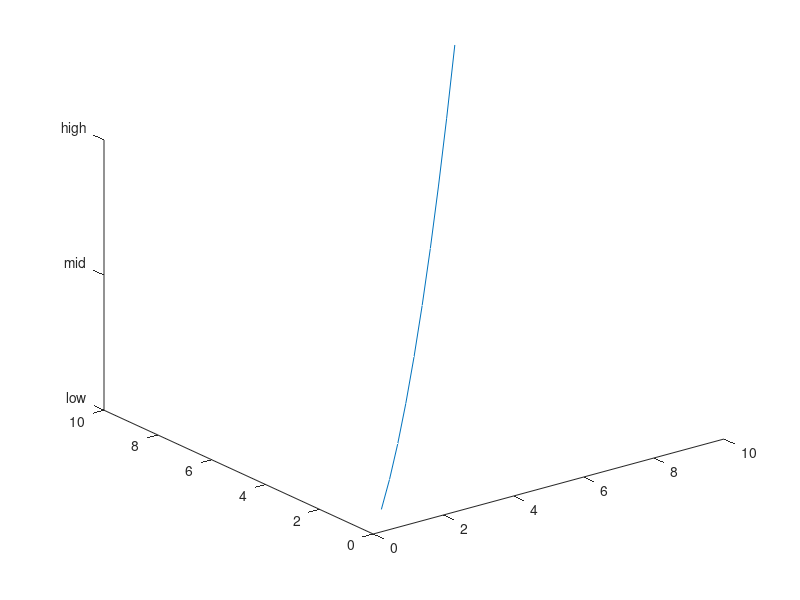

This chart was generated by the following MATLAB code: (Note: this script raises an error after producing the figure.)
%=============================================================================
% Copyright (c) 2026-present Allan CORNET (Nelson)
%=============================================================================
% This file is part of Nelson.
%=============================================================================
% LICENCE_BLOCK_BEGIN
% SPDX-License-Identifier: LGPL-3.0-or-later
% LICENCE_BLOCK_END
%=============================================================================
% <--ADV-CLI MODE-->
%=============================================================================
close all
%=============================================================================
f = figure('Visible', 'off');
plot3(1:10, 1:10, (1:10) .^ 2);
zticks([0 50 100]);
zticklabels({'low', 'mid', 'high'});
ax = gca();
assert_isequal(ax.ZTickLabel, {'low'; 'mid'; 'high'});
assert_isequal(ax.ZTickLabelMode, 'manual');
assert_isequal(zticklabels(), {'low'; 'mid'; 'high'});
assert_isequal(zticklabels('mode'), 'manual');
zticklabels('auto');
assert_isequal(ax.ZTickLabelMode, 'auto');
zticklabels(ax, ["A"; "B"; "C"]);
assert_isequal(ax.ZTickLabel, {'A'; 'B'; 'C'});
close(f);
%=============================================================================
close all
%=============================================================================
% an empty value clears the tick labels (zticklabels([]))
f = figure('Visible', 'off');
ax = axes('Parent', f);
plot(ax, 1:5);
zticklabels(ax, {'a', 'b'});
assert_isequal(numel(ax.ZTickLabel), 2);
zticklabels(ax, []);
assert_istrue(isempty(ax.ZTickLabel));
assert_isequal(ax.ZTickLabelMode, 'manual');
close(f);
%=============================================================================
